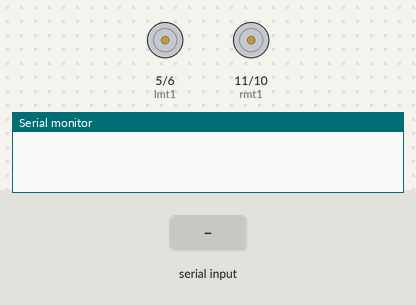
A sketch run on a simulated Arduino Uno, built with avr-gcc and run on an emulated ATmega328P. Parts: motor-driver pin pairs drawn as motors (green arrow = first pin HIGH = forward, orange = second pin HIGH = backward, longer = more drive), the last lines printed to the serial monitor. The test bench sets the inputs (shaded band).

Above: at 1.2 s.
1.3 s: "w" received over Serial
At 2.5 s:
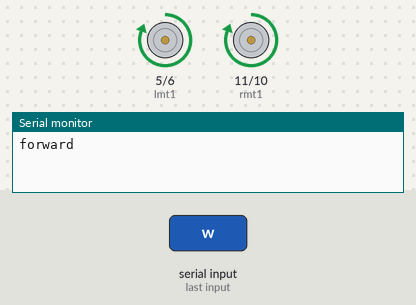
2.8 s: "s" received over Serial
At 3.8 s:
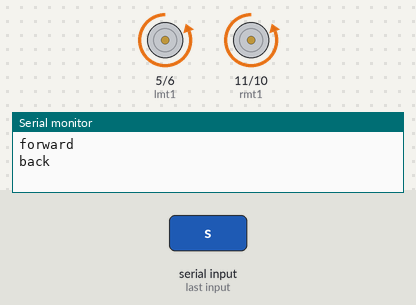
4.3 s: "a" received over Serial
At 5.0 s:
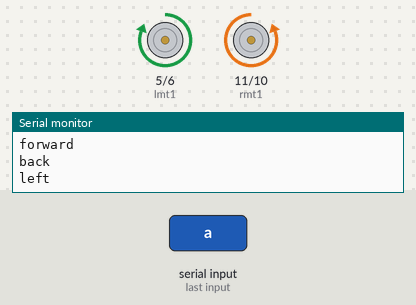
5.8 s: "d" received over Serial
At 6.1 s:
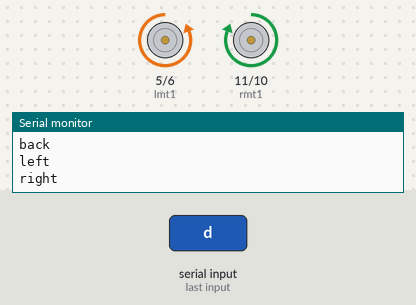
Timing chart, 0 to 8.3 s (numbered marks = the images above; inputs shaded):
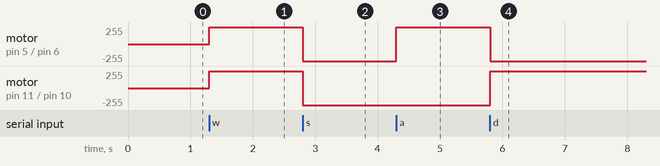

The sketch:

text_blue_car.ino
```cpp
int lmt1=5,lmt2=6,rmt1=11,rmt2=10;
int state = 0;
int flag = 0;

void setup()
{

 Serial.begin(9600);
 pinMode(lmt1,OUTPUT);
 pinMode(lmt2,OUTPUT);
 pinMode(rmt1,OUTPUT);
 pinMode(rmt2,OUTPUT);
 Stop();
}
void loop()
{
if(Serial.available() > 0)
{
state = Serial.read();
flag=0;
}
if (state == 'w')
{
forward();
if(flag == 0)
{
Serial.println("forward");
flag = 1;
}
}
else if (state == 's')
{
back();
if(flag == 0)
{
Serial.println("back");
flag = 1;
}
}
 else if (state == 'a')
{
left();
if(flag == 0)
{
Serial.println("left");
flag = 1;
}
}
else if (state == 'd')
{
right();
if(flag == 0)
{
Serial.println("right");
flag = 1;
}
}
else if (state == 'x')
{
Stop();
if(flag == 0)
{
Serial.println("stop");
flag = 1;
}
}
}
 void forward()
{
 digitalWrite(lmt1,HIGH);
 digitalWrite(lmt2,LOW);
 digitalWrite(rmt1,HIGH);
 digitalWrite(rmt2,LOW);
}
 void back()
{
 digitalWrite(lmt1,LOW);
 digitalWrite(lmt2,HIGH);
 digitalWrite(rmt1,LOW);
 digitalWrite(rmt2,HIGH);
}
   void right()
{
 digitalWrite(lmt1,LOW);
 digitalWrite(lmt2,HIGH);
 digitalWrite(rmt1,HIGH);
 digitalWrite(rmt2,LOW);
}
  void left()
{
 digitalWrite(lmt1,HIGH);
 digitalWrite(lmt2,LOW);
 digitalWrite(rmt1,LOW);
 digitalWrite(rmt2,HIGH);
}
  void Stop()
{
 digitalWrite(lmt1,LOW);
 digitalWrite(lmt2,LOW);
 digitalWrite(rmt1,LOW);
 digitalWrite(rmt2,LOW);
}
```

Measured:
- after the input at 1.3 s, motor on pin 5 (lmt1) / pin 6 (lmt2), motor on pin 11 (rmt1) / pin 10 (rmt2): stopped → forward 255/255 at once
- after the input at 2.8 s, motor on pin 5 (lmt1) / pin 6 (lmt2), motor on pin 11 (rmt1) / pin 10 (rmt2): forward 255/255 → backward 255/255 at once
- after the input at 4.3 s, motor on pin 5 (lmt1) / pin 6 (lmt2): backward 255/255 → forward 255/255 at once
- after the input at 5.8 s, motor on pin 5 (lmt1) / pin 6 (lmt2): forward 255/255 → backward 255/255 at once; motor on pin 11 (rmt1) / pin 10 (rmt2): backward 255/255 → forward 255/255 at once
